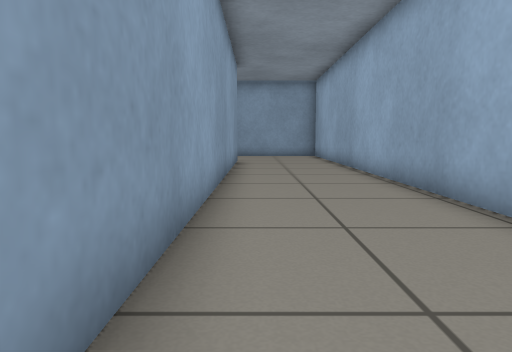
View 1 (above)

16 first-person views from a walk through a Gazebo world. The camera is 0.5 m above the floor, tilts 6° down and sees 70° across. The floor is counted in squares, 0.5 m on a side. Each view is taken from the middle of a square. On the plan, view 1 faces up. The plan holds only what a view shows up to about 13 squares ahead; the rest is blank.

View 2
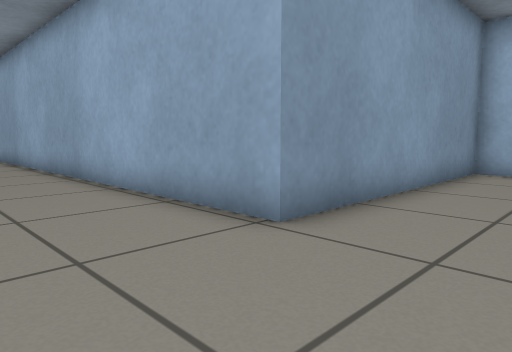

View 3
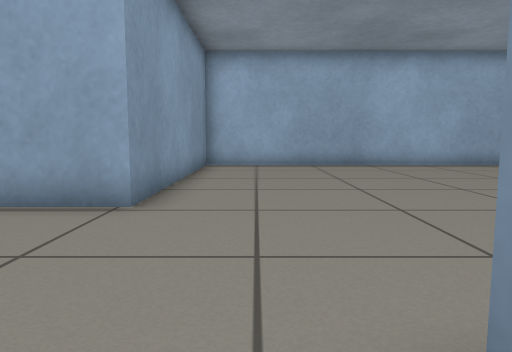

View 4
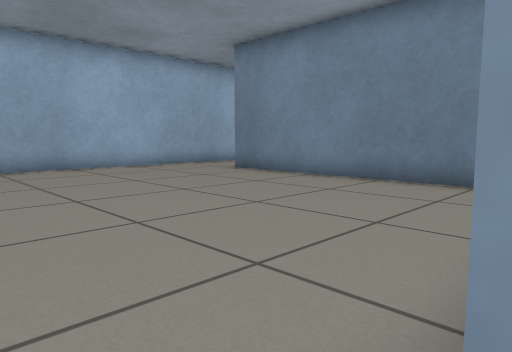

View 5
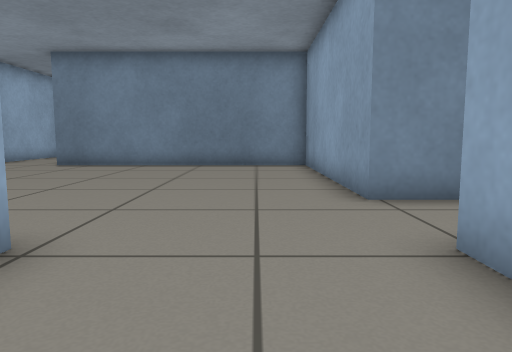

View 6
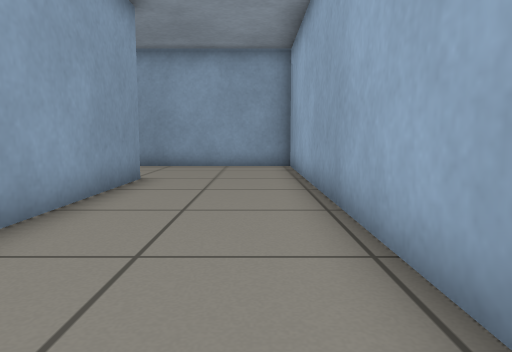

View 7
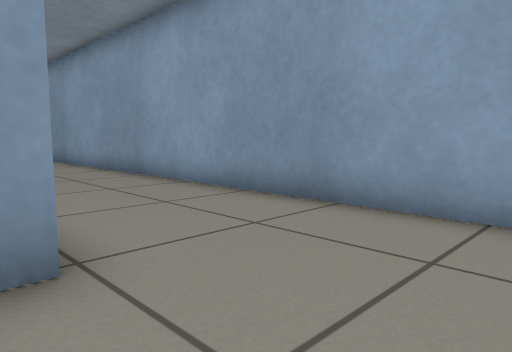

View 8
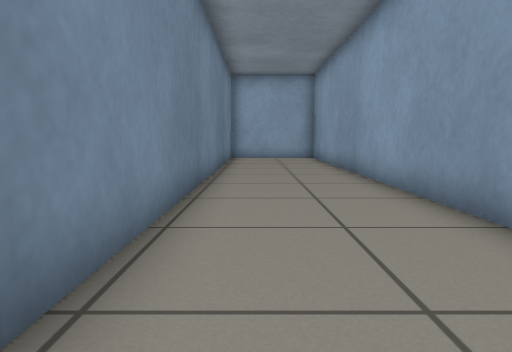

View 9
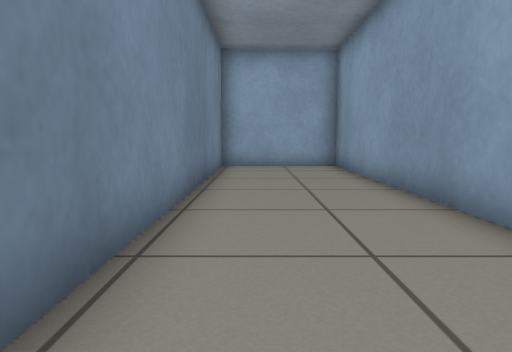

View 10
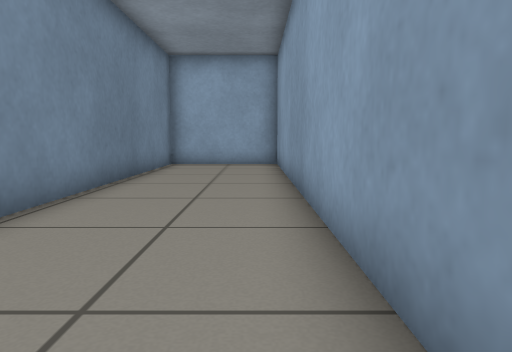

View 11
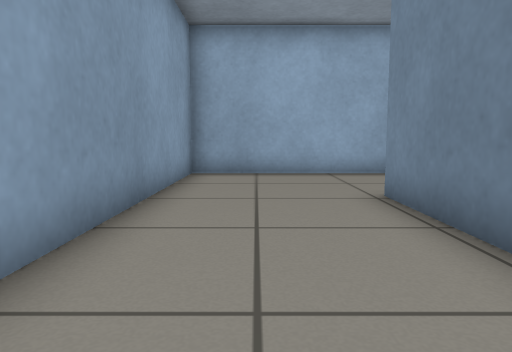

View 12
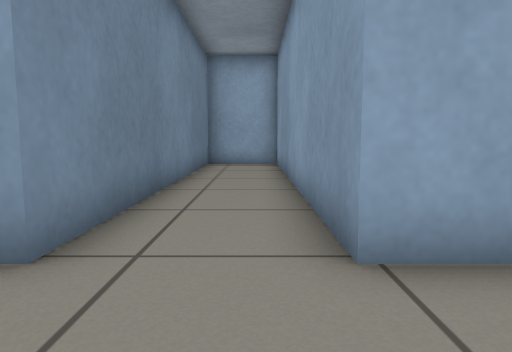

View 13
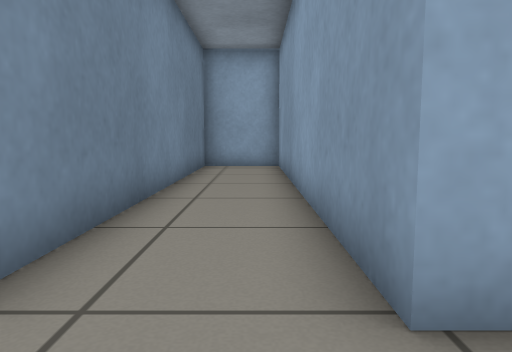

View 14
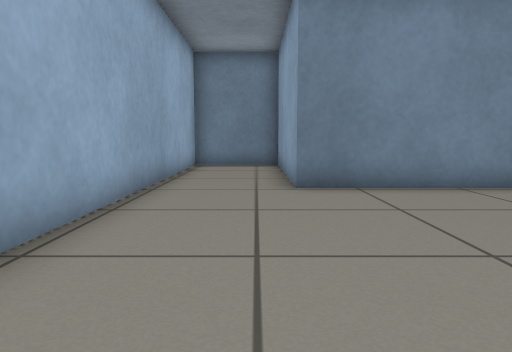

View 15
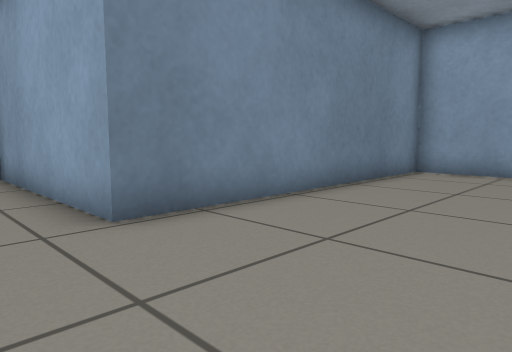

View 16
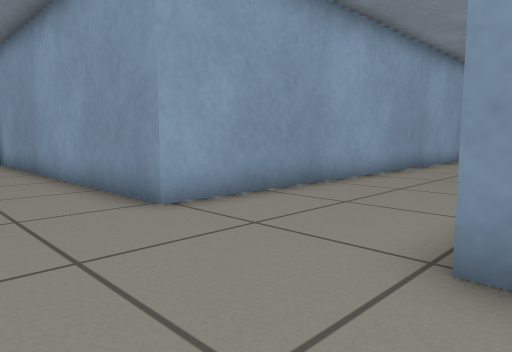

### Floor plan
Points are (right, up) in squares from view 1. A wall is a line through its corners. A room is listed if a view was taken in it or the views show most of it. See-through windows are left out.
Room 1 (views 1, 2, 3, 4, 5, 6, 7, 8, 9, 10, 11, 12, 13, 14, 15, 16)
walls: (-0.8, -0.2) (-11.8, -0.2) (-11.8, -2.8) (-0.8, -2.8) (-0.8, -10.2) (8.2, -10.2) (8.2, -16.2) (11.2, -16.2) (11.2, -0.2) (3.2, -0.2) (3.2, 19.8) (-20.8, 19.8) (-20.8, 15.8) (-0.8, 15.8) (-0.8, -0.2)

Positions as (right, up) in squares from view 1, and headings:
1: (0, 0), facing up
2: (0, -3), facing up-right
3: (-2, -2), facing right
4: (-1, -2), facing down-right
5: (1, 3), facing down
6: (2, 7), facing up
7: (2, 15), facing up-left
8: (-3, 17), facing left
9: (-8, 17), facing left
10: (-7, 19), facing left
11: (-7, 18), facing right
12: (2, -1), facing left
13: (1, -1), facing left
14: (9, -3), facing down
15: (10, -6), facing down-left
16: (4, -3), facing up-left
